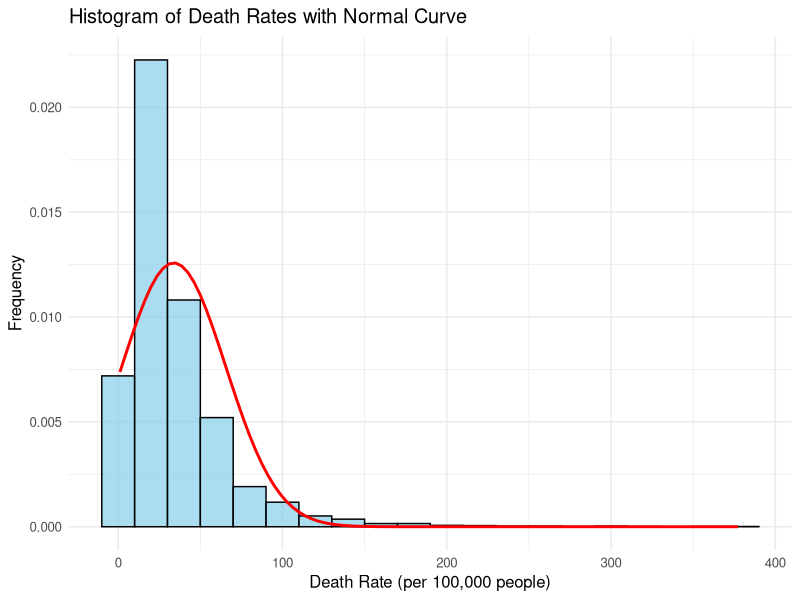

Source code (R):
# Load necessary libraries
library(ggplot2)
library(dplyr)

# Read the CSV file
data <- read.csv("5- respiratory-infection-death-rate-who-mdb.csv")

# Rename columns for clarity
colnames(data) <- c("Entity", "Code", "Year", "Death_Rate")

# Convert Death_Rate to numeric (if needed)
data$Death_Rate <- as.numeric(data$Death_Rate)

# Aggregate data: calculate mean Death_Rate by Entity
entity_death_rate <- data %>%
  group_by(Entity) %>%
  summarise(Avg_Death_Rate = mean(Death_Rate, na.rm = TRUE)) %>%
  arrange(desc(Avg_Death_Rate))



# Get the top 10 entities with the highest death rates
top_entities <- head(entity_death_rate, 10)

# Calculate mean and standard deviation of the death rates
mean_rate <- mean(top_entities$Avg_Death_Rate, na.rm = TRUE)
sd_rate <- sd(top_entities$Avg_Death_Rate, na.rm = TRUE)

# Create a histogram for Death Rates and overlay a normal curve
ggplot(data, aes(x = Death_Rate)) +
  geom_histogram(aes(y = ..density..), binwidth = 20, fill = "skyblue", color = "black", alpha = 0.7) +
  stat_function(fun = dnorm,
                args = list(mean = mean(data$Death_Rate, na.rm = TRUE),
                            sd = sd(data$Death_Rate, na.rm = TRUE)),
                color = "red", size = 1) +
  labs(title = "Histogram of Death Rates with Normal Curve",
       x = "Death Rate (per 100,000 people)",
       y = "Frequency") +
  theme_minimal(base_size = 12)
